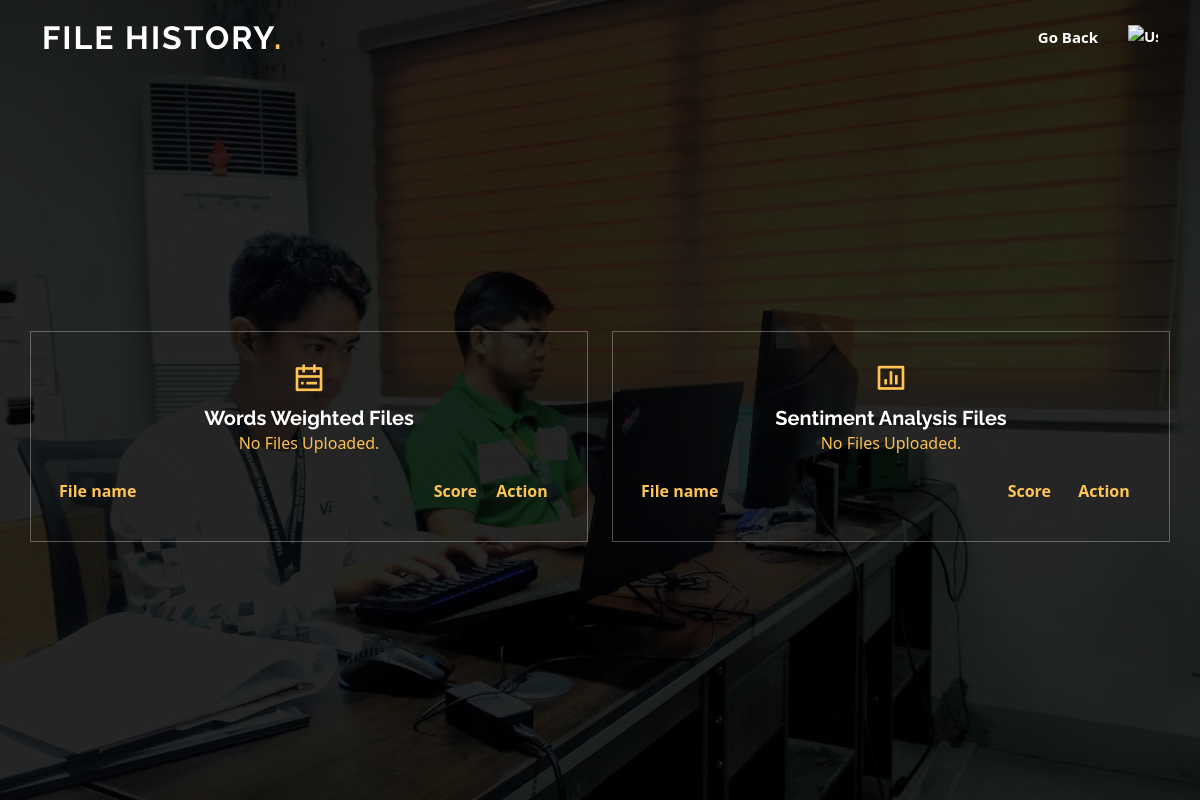
Before: /user-files/ (signed in) with the older database file.
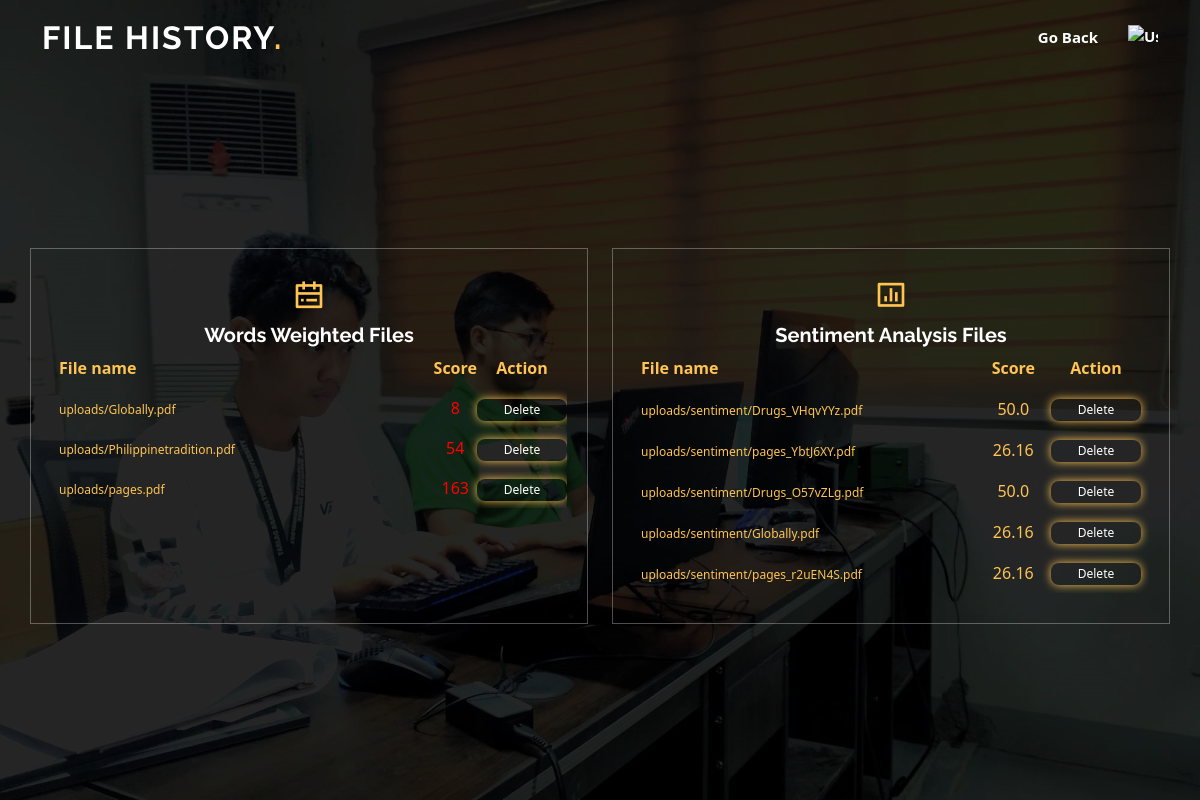
After: the same page with the newer database file.
### myApp/models.py (models this page shows, shortened)
class FileKeywordCount(models.Model):
    user = models.ForeignKey(User, on_delete=models.CASCADE)
    file = models.FileField(upload_to='uploads/')
    file_type = models.CharField(max_length=10)
    keyword_count = models.JSONField()
    date_added = models.DateField(default=timezone.now)
    backUp = models.IntegerField(default=1)
    date_backUp = models.DateField(default=timezone.now)

class UploadedFile(models.Model):
    user = models.ForeignKey(get_user_model(), on_delete=models.CASCADE)
    document = models.FileField(upload_to='uploads/sentiment/')
    similarity_score = models.FloatField(null=True, blank=True)
    date_added = models.DateField(default=timezone.now)
    file_type = models.CharField(max_length=100)  # Add the file_type field
    backUp = models.IntegerField(default=1)
    date_backUp = models.DateField(default=timezone.now)

### myApp/views.py (the view)
# urls.py: path('user-files/', views.user_files, name='user_files'),
@login_required
def user_files(request):
    user_files = FileKeywordCount.objects.filter(user=request.user)
    Sentiment_file = UploadedFile.objects.filter(user=request.user)
    if user_files.exists():
        for file_entry in user_files:
            overall_total = sum(data['total'] for data in file_entry.keyword_count.values())
            accept_score = AcceptScore.objects.first()  # Assuming only one accept score exists
            if overall_total == accept_score.score:
                score_description = "Score Passed"
            elif overall_total < accept_score.score:
                score_description = "Failed, Score is Below the passing score"
            else:
                score_description = "Failed, Score is Higher than the passing score"
            file_entry.overall_total = overall_total
            file_entry.score_description = score_description
    else:
        return render(request, 'user_files.html', {'no_data_available': True, 'Sentiment_file': Sentiment_file})
    if Sentiment_file.exists():
        return render(request, 'user_files.html', {'user_files': user_files, 'Sentiment_file': Sentiment_file})
    else:
        return render(request, 'user_files.html', {'no_sentiment_data_available': True, 'user_files': user_files})

### templates/user_files.html (shortened to what this page needs)
{% load static %}
<!DOCTYPE html>
<html lang="en">
<head>
    <link href="{% static 'vendor/aos/aos.css' %}" rel="stylesheet">
    <link href="{% static 'vendor/bootstrap/css/bootstrap.min.css' %}" rel="stylesheet">
    <link href="{% static 'vendor/bootstrap-icons/bootstrap-icons.css' %}" rel="stylesheet">
    <link href="{% static 'vendor/boxicons/css/boxicons.min.css' %}" rel="stylesheet">
    <link href="{% static 'vendor/glightbox/css/glightbox.min.css' %}" rel="stylesheet">
    <link href="{% static 'vendor/remixicon/remixicon.css' %}" rel="stylesheet">
    <link href="{% static 'vendor/swiper/swiper-bundle.min.css' %}" rel="stylesheet">
    <link href="{% static 'css/style.css' %}" rel="stylesheet">
</head>
<body>
<header id="header" class="fixed-top ">
    <div class="container d-flex align-items-center justify-content-lg-between">
        <h1 class="logo me-auto me-lg-0"><a href="#">File History<span>.</span></a></h1>
        <nav id="navbar" class="navbar order-last order-lg-0">
            <ul>
                <li>
                    <a href="{% url 'test' %}">Go Back</a>
                </li>
                <li>
                    <a href="{% url 'backUp' %}"><img src="../myApp/static/img/recycle-bin.png" alt="User Profile" style="width: 30px; height: 25px;"></a>
                </li>
            </ul>
        </nav>
    </div>
</header>
<section id="hero" class="d-flex align-items-center justify-content-center">
    <div class="container" data-aos="fade-up" style="padding:0;">
        <div class="row gy-4 mt-5 justify-content-center" data-aos="zoom-in" data-aos-delay="250" style="padding:0;">
            <div class="col-xl-2 col-md-4" id="box">
                <div class="icon-box">
                    <i class="ri-calendar-todo-line"></i>
                    <h3><a href="{% url 'user_upload' %}">Words Weighted Files</a></h3>
                    <div id="insideBox">
                        <table>
                            <tr>
                                <th style="text-align: left;">File name</th>
                                <th style="width: 40px; text-align: center; padding: 0;">Score</th>
                                <th style="width: 90px; padding: 0;">Action</th>
                            </tr>
                            {% if user_files %}
                                {% for file_entry in user_files %}
                                    {% if file_entry.backUp == 1 %}
                                        <tr>
                                            <td><a href="{% url 'file_details' file_entry.id %}" style="font-size: 12px;">{{file_entry.file.name}}</a></td>
                                            <td style="width: 40px; text-align: center;">
                                                {% if file_entry.score_description == "Score Passed" %}
                                                    <span style="color:#FFFFFF;">{{ file_entry.overall_total }}</span>
                                                {% else %}
                                                    <span style="color:red;">{{ file_entry.overall_total }}</span>
                                                {% endif %}</td>
                                            <td  style="width: 90px; padding: 0; padding-right: 0px;">
                                                <form action="{% url 'move_fileKey' file_entry.id %}" method="post">
                                                    <button type="submit" style="font-size: 12px;">Delete</button>
                                                </form>
                                            </td>
                                        </tr>
                                    {% endif %}
                                {% endfor %}
                            {% else %}
                                <p style="color:#FBC150;font-weight: 500;">No Files Uploaded.</p>
                            {% endif %}
                        </table>
                    </div>
                </div>
            </div>
            <div class="col-xl-2 col-md-4" id="box">
                <div class="icon-box">
                    <i class="ri-bar-chart-box-line"></i>
                    <h3><a href="{% url 'user_files' %}">Sentiment Analysis Files</a></h3>
                    <div id="insideBox">
                        <table>
                            <tr>
                                <th style="text-align: left;">File name</th>
                                <th style="width: 40px; text-align: center;">Score</th>
                                <th style="width: 90px;">Action</th>
                            </tr>
                            {% if Sentiment_file %}
                                {% for uploaded_file in Sentiment_file %}
                                    {% if uploaded_file.backUp == 1 %}
                                        <tr>
                                            <td><a href="{{ uploaded_file.document.url }}" style="font-size: 12px;">{{ uploaded_file.document.name }}</a></td>
                                            <td style="width: 40px; text-align: center;">{{uploaded_file.similarity_score }}</td>
                                            <td style="width: 90px;">
                                                <form action="{% url 'move_file' uploaded_file.id %}" method="post">
                                                    <button type="submit" style="font-size: 12px;">Delete</button>
                                                </form>
                                            </td>
                                        </tr>
                                    {% endif %}
                                {% endfor %}
                            {% else %}
                                <p style="color:#FBC150;font-weight: 500;">No Files Uploaded.</p>
                            {% endif %}
                        </table>
                    </div>
                </div>
            </div>
        </div>
    </div>
</section>
</body>
</html>

### myApp/static/css/style.css (style rules this page uses)
a { color: #ffc451; text-decoration: none; }
h1, h2, h3, h4, h5, h6 { font-family: "Raleway", sans-serif; }
#header { transition: all 0.5s; z-index: 997; padding: 15px 0; }
#header .logo { font-size: 32px; margin: 0; padding: 0; line-height: 1; font-weight: 700; letter-spacing: 2px; text-transform: uppercase; }
#header .logo a { color: #fff; }
#header .logo a span { color: #ffc451; }
.navbar { padding: 0; }
.navbar ul { margin: 0; padding: 0; display: flex; list-style: none; align-items: center; }
.navbar li { position: relative; }
.navbar a, .navbar a:focus { display: flex; align-items: center; justify-content: space-between; padding: 10px 0 10px 30px; font-size: 15px; font-weight: 600; color: #fff; white-space: nowrap; transition: 0.3s; }
#hero { width: 100%; min-height: 100vh; background: url("../img/Us.jpg") top center; background-size: cover; position: relative; }
#hero:before { content: ""; background: rgba(0, 0, 0, 0.6); position: absolute; bottom: 0; top: 0; left: 0; right: 0; }
#hero .container { position: relative; padding-top: 74px; text-align: center; }
#hero .icon-box { padding: 30px 20px; transition: ease-in-out 0.3s; border: 1px solid rgba(255, 255, 255, 0.3); height: 100%; text-align: center; }
#hero .icon-box i { font-size: 32px; line-height: 1; color: #ffc451; }
#hero .icon-box h3 { font-weight: 700; margin: 10px 0 0 0; padding: 0; line-height: 1; font-size: 20px; line-height: 26px; }
#hero .icon-box h3 a { color: #fff; transition: ease-in-out 0.3s; }
@media (min-width: 1024px) { #hero { background-attachment: fixed; } }
section { padding: 60px 0; overflow: hidden; }

### templates/user_files.html (style rules this page uses)
form button { width: 90px; color: #FFFF; background-color: transparent; border: 1px solid transparent; border-radius: 8px; box-shadow: 0px 0px 10px #ffc451; font-size: 12px; }
#box { height:auto; max-height: 700px; width: 50%; }
#insideBox { height: auto; max-height: 570px; overflow-y: auto; }
table { width: 100%; padding: 0; }
td, th { border: none; text-align: left; padding: 8px; color: #FFC451; }
th { text-align: center; }

Changed rows visible on the page:
added FileKeywordCount: file.name "uploads/Globally.pdf", overall_total "8"
added FileKeywordCount: file.name "uploads/Philippinetradition.pdf", overall_total "54"
added FileKeywordCount: file.name "uploads/pages.pdf", overall_total "163"
added UploadedFile: document.name "uploads/sentiment/Drugs_VHqvYYz.pdf", similarity_score "50.0"
added UploadedFile: document.name "uploads/sentiment/pages_YbtJ6XY.pdf", similarity_score "26.16"
added UploadedFile: document.name "uploads/sentiment/Drugs_O57vZLg.pdf", similarity_score "50.0"
added UploadedFile: document.name "uploads/sentiment/Globally.pdf", similarity_score "26.16"
added UploadedFile: document.name "uploads/sentiment/pages_r2uEN4S.pdf", similarity_score "26.16"
Other visible differences:
text no longer shown: "No Files Uploaded. No Files Uploaded."
